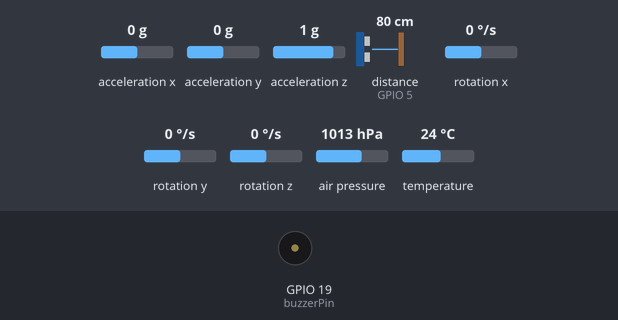
A sketch run on a simulated ESP32-C6. Parts: buzzer (waves = sounding, pin HIGH). Wiring (inferred from the names in the program): ultrasonic range finder: trigger GPIO 18; echo GPIO 5. The inputs (shaded band) are chosen by the test bench; at power-on: acceleration x 0 g, acceleration y 0 g, acceleration z 1 g, distance to the obstacle (sensor on GPIO 5) 80 cm, rotation x 0 °/s, rotation y 0 °/s, rotation z 0 °/s, air pressure 1013 hPa, temperature 24 °C. The echo pulse lasts 58.3 µs per cm; WiFi joins after 1.5 s; servers stay silent unless stated; no MQTT or app messages arrive unless stated; pins used as bus, display or sensor lines are not drawn; what the sketch prints to the serial monitor is not drawn.

Above: at 0.0 s.
At 1.6 s:
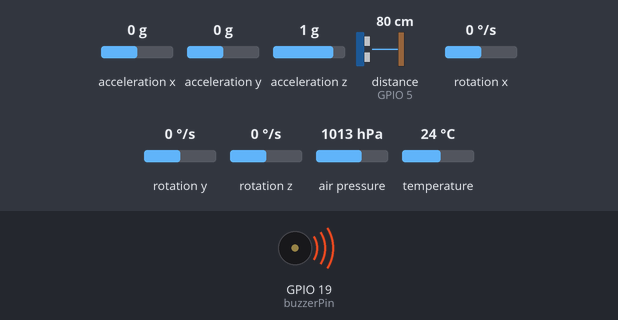
Timing chart, 0 to 3.2 s (numbered marks = the images above):
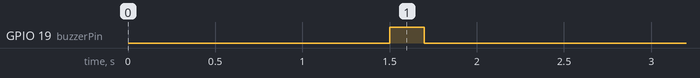

The sketch:

esp32.ino
```cpp
#include <Adafruit_MPU6050.h>
#include <Adafruit_Sensor.h>
#include <Adafruit_BMP280.h>
#include <Wire.h>
#include <WiFi.h>
#include <PubSubClient.h>

// ---------- CONFIG ----------
const char* ssid = "moto g54 5G_7572";
const char* password = "123456789";
const char* mqtt_server = "10.136.37.252";
const int mqtt_port = 1883;

const char* topicDistance = "senzor/distanta";
const char* topicAccel = "senzor/acceleratie";
const char* topicBmp = "senzor/bmp280";

// ---------- PINS ESP32-C6 ----------
const int trigPin = 18;
const int echoPin = 5;
const int buzzerPin = 19;
const int sdaPin = 2;  // LP_I2C_SDA
const int sclPin = 3;  // LP_I2C_SCL

// ---------- OBJECTS ----------
WiFiClient espClient;
PubSubClient client(espClient);
Adafruit_MPU6050 mpu;
Adafruit_BMP280 bmp;  // I2C BMP280

// ---------- HELPERS ----------
void connectWiFi() {
  WiFi.mode(WIFI_STA);
  WiFi.begin(ssid, password);

  Serial.print("Connecting WiFi");
  while (WiFi.status() != WL_CONNECTED) {
    delay(500);
    Serial.print(".");
  }
  Serial.println("\nWiFi connected");
  Serial.print("IP: ");
  Serial.println(WiFi.localIP());
  Serial.print("WiFi MAC: ");
  Serial.println(WiFi.macAddress());
}

void connectMQTT() {
  while (!client.connected()) {
    String cid = "ESP32C6_" + WiFi.macAddress();
    cid.replace(":", "");

    Serial.print("Connecting MQTT...");
    if (client.connect(cid.c_str())) {
      Serial.println("connected");
    } else {
      Serial.print("failed, rc=");
      Serial.print(client.state());
      Serial.println(" retry in 2s");
      delay(2000);
    }
  }
}

float readDistanceCm() {
  digitalWrite(trigPin, LOW);
  delayMicroseconds(2);
  digitalWrite(trigPin, HIGH);
  delayMicroseconds(10);
  digitalWrite(trigPin, LOW);

  long duration = pulseIn(echoPin, HIGH, 30000);  // timeout 30ms
  if (duration <= 0) return -1.0f;

  return duration * 0.034f / 2.0f;
}

void setup() {
  Serial.begin(115200);
  delay(1500);

  pinMode(buzzerPin, OUTPUT);
  pinMode(trigPin, OUTPUT);
  pinMode(echoPin, INPUT);

  // Quick buzzer test
  digitalWrite(buzzerPin, HIGH);
  delay(200);
  digitalWrite(buzzerPin, LOW);

  // I2C
  Serial.println("Initializing I2C on pins 2 and 3...");
  Wire.begin(sdaPin, sclPin);

  // MPU6050 init
  if (!mpu.begin(0x68)) {
    Serial.println("ERROR: MPU6050 not detected at 0x68. Check wiring!");
  } else {
    mpu.setAccelerometerRange(MPU6050_RANGE_8_G);
    mpu.setFilterBandwidth(MPU6050_BAND_21_HZ);
    Serial.println("MPU6050 initialized successfully");
  }

  // BMP280 init (try both common I2C addresses)
  bool bmpOk = bmp.begin(0x76);
  if (!bmpOk) bmpOk = bmp.begin(0x77);

  if (!bmpOk) {
    Serial.println("ERROR: BMP280 not detected (0x76/0x77). Check wiring!");
  } else {
    Serial.println("BMP280 initialized successfully");
    bmp.setSampling(
      Adafruit_BMP280::MODE_NORMAL,
      Adafruit_BMP280::SAMPLING_X2,   // temperature
      Adafruit_BMP280::SAMPLING_X16,  // pressure
      Adafruit_BMP280::FILTER_X16,
      Adafruit_BMP280::STANDBY_MS_500
    );
  }

  connectWiFi();
  client.setServer(mqtt_server, mqtt_port);
  connectMQTT();
}

void loop() {
  if (WiFi.status() != WL_CONNECTED) connectWiFi();
  if (!client.connected()) connectMQTT();
  client.loop();

  // Read sensors
  float distanceCm = readDistanceCm();

  sensors_event_t a, g, temp;
  mpu.getEvent(&a, &g, &temp);

  float bmpTempC = bmp.readTemperature();
  float bmpPressurePa = bmp.readPressure();
  float bmpPressureHpa = bmpPressurePa / 100.0f;

  // Buzzer logic
  if (distanceCm > 2.0f && distanceCm < 50.0f) {
    digitalWrite(buzzerPin, HIGH);
  } else {
    digitalWrite(buzzerPin, LOW);
  }

  // Serial output
  Serial.printf("Dist: %.1f cm | Accel X: %.2f m/s2 | Temp: %.2f C | Press: %.2f hPa\n",
                distanceCm, a.acceleration.x, bmpTempC, bmpPressureHpa);

  // Publish accelerometer X
  char aStr[16];
  dtostrf(a.acceleration.x, 1, 2, aStr);
  client.publish(topicAccel, aStr);

  // Publish distance as JSON with MAC
  int dcm = (distanceCm < 0) ? 0 : (int)(distanceCm + 0.5f);
  if (dcm > 500) dcm = 500;

  String mac = WiFi.macAddress();

  char distJson[160];
  snprintf(distJson, sizeof(distJson),
           "{\"distanceCm\":%d,\"deviceMac\":\"%s\"}",
           dcm, mac.c_str());
  client.publish(topicDistance, distJson);

  // Publish BMP280 JSON
  char bmpJson[180];
  snprintf(bmpJson, sizeof(bmpJson),
           "{\"deviceMac\":\"%s\",\"tempC\":%.2f,\"pressureHpa\":%.2f}",
           mac.c_str(), bmpTempC, bmpPressureHpa);
  client.publish(topicBmp, bmpJson);

  delay(500);
}
```
